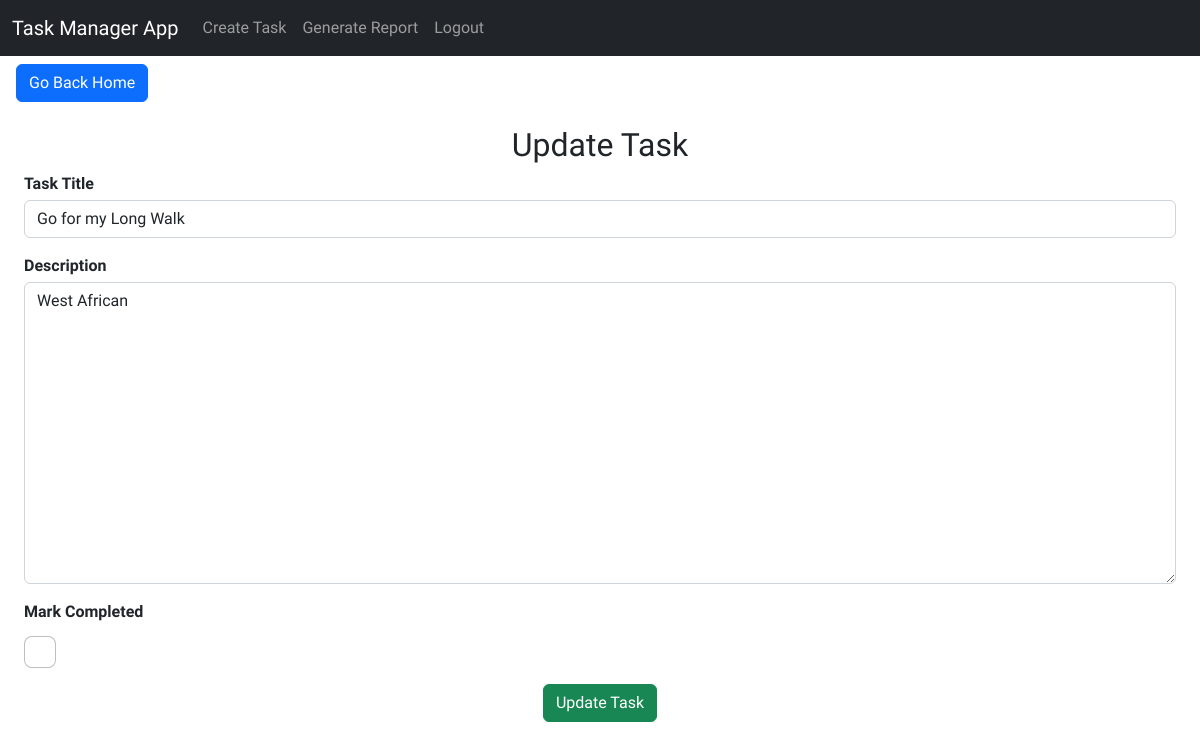
Page /update/54 (signed in) on the earlier database version.
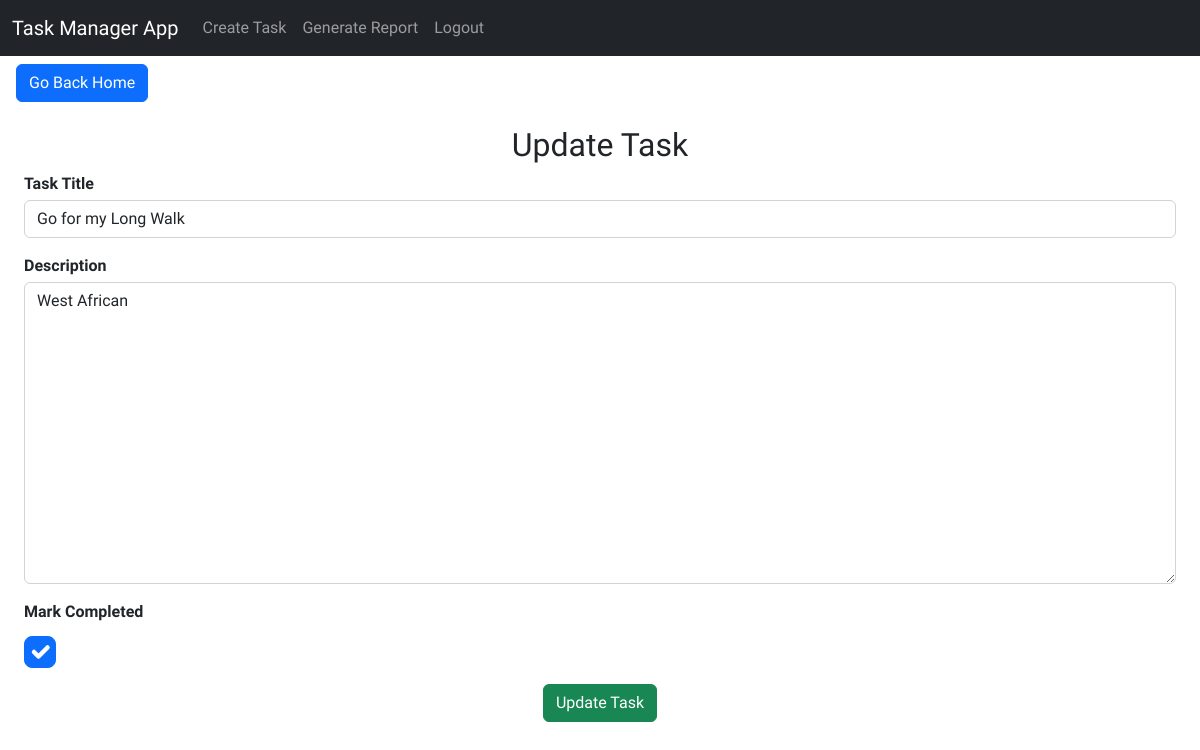
Same page on the later database version.
### Todo/models.py (models this page shows, shortened)
class Todo(models.Model):
  user = models.ForeignKey(User,null=True,on_delete=models.CASCADE)
  title = models.CharField(max_length=200)
  description = models.TextField()
  date_created = models.DateTimeField(auto_now_add = True)
  date_updated = models.DateTimeField(auto_now = True)
  completed = models.BooleanField(default=False)

### Todo/views.py (the view)
# urls.py: path('update/<str:pk>',views.updateTodo,name='update'),
@login_required(login_url='login')
def updateTodo(request,pk):
  todo = Todo.objects.get(id=pk,user=request.user)
  form =TodoForm(instance=todo)
  context = {'form':form}
  if request.method == "POST":
    form =TodoForm(request.POST,instance=todo)
    if form.is_valid():
      form.save()
      messages.success(request,'Task was updated successfully!')
      return redirect('/')
  return render(request,'Todo/update.html',context)

### Todo/forms.py
class TodoForm(forms.ModelForm):
  completed = forms.BooleanField(required=False,label="Mark Completed",widget=forms.CheckboxInput(attrs={'class':'form-check-input'}))
  class Meta:
    model = Todo
    fields = ['title','description','completed']
    labels = {'title':'Task Title'}
    widgets = {
      'title':TextInput(attrs={
        'class':'form-control',
        'placeholder':'Enter title'
          }),
          'description':Textarea(attrs={
        'class':'form-control',
        'rows':'12',
        'placeholder':'Describe your Task'
      }),
        }

### Todo/templates/Todo/update.html (shortened to what this page needs)
{% extends 'Todo/main.html' %}
{% block content %}
<!DOCTYPE html>
<html>
<head>
</head>
<body>
<a href="{% url 'home' %}" class="btn btn-primary mx-3 my-2">Go Back Home</a>
<br>
<div class="mx-4 my-3">
  <h2 class="text-center">Update Task</h2>
<form method="POST" action="">
{% for field in form %}
<label class="fw-bold mb-1">{{field.label}}</label>
<h2 class="mb-3">{{field}}</h2>
{% endfor %}
<div class="text-center">
<button type="submit" class="btn btn-success btn-md text-center">
  Update Task
</button>
</div>
</form>
</div>
</body>
</html>
{% endblock %}

Differences in the rows shown:
changed Todo "Go for my Long Walk": completed "☐" → "☑"
